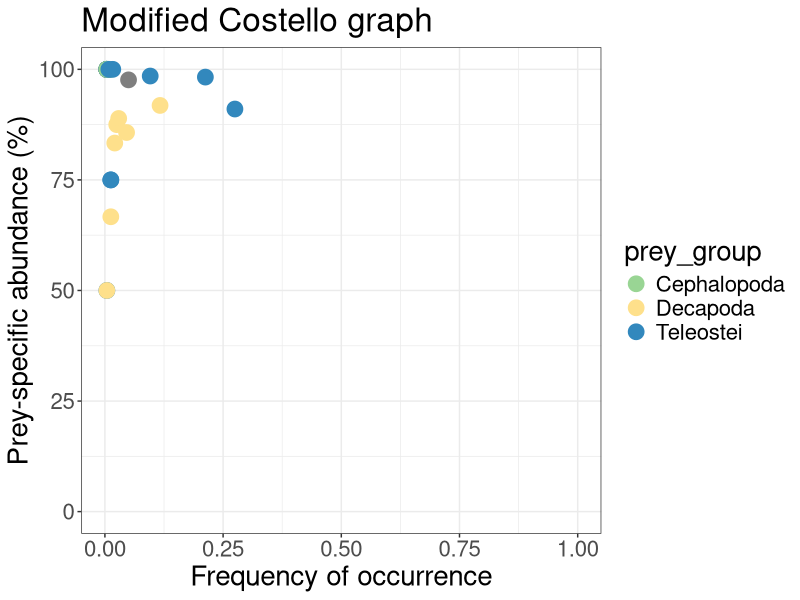

Reproduce this figure in R.
#This script plots modified Costello graphs for species diet data

library(gdata)
library(dplyr)
library(ggplot2)

# Set .png file parameters
resolution <- 800
h <- 15
w <- 20
units <- "cm"

taxonomy <- read.csv("taxonomy.csv")
taxonomy <- trim(taxonomy)

data <-read.csv("data.csv")

#%F
full <- length(unique(data$stomach_id))
F_df <- as.data.frame(table(data['prey']))
F_df$F_pc <- F_df$Freq / full # F in proportion units

res <- data.frame(prey = c(),
                  Pi = c())

preys <- unique(data$prey)

for(i in preys){
  
  #%N
  data_i <- data[data$prey == i,] # subset full_df for prey i
  sum_i <- sum(data_i$numbers) # total N of prey i in all stomachs where there is prey i
  
  stomachs_i <- unique(data_i$stomach_id) # which stomachs have prey i
  
  full_df_i <- data[data$stomach_id %in% stomachs_i,] # subset full_df for stomachs that have prey i
  sum_stomachs_i <- sum(full_df_i$numbers) # total N of all prey in all stomachs where there is prey i
  
  Pi <- sum_i/sum_stomachs_i
  Pi <- Pi * 100
  
  res_i <- data.frame(prey = i,
                    Pi = Pi)
  
  res <- rbind(res, res_i)
  
}

costello_mod <- merge(F_df, res, by = "prey")
costello_mod <- costello_mod[,c(1, 3, 4)]
costello_mod <- merge(costello_mod, taxonomy, by = "prey", all.x = T)

png(
  "mod_Costello.png",
  height = h,
  width = w,
  units = units,
  res = resolution
)
ggplot(costello_mod, aes(F_pc, Pi, colour = prey_group)) + 
  geom_point(size = 5) +
  # geom_text(
  #   label=costello_mod$prey, 
  #   nudge_x = 0.01, nudge_y = -2, 
  #   check_overlap = F) +
  ggtitle("Modified Costello graph") +
  xlab("Frequency of occurrence") + 
  ylab("Prey-specific abundance (%)") +
  xlim(0, 1) +
  ylim(0, 100) +
  theme_bw() +
  theme(text = element_text(size = 20)) +
  scale_color_manual(values = c("Cephalopoda" = "#99D594",
                                "Decapoda" ="#FEE08B",
                                "Other Crustacea"="#F46D43",
                                "Teleostei" = "#3288BD")) 
dev.off()
